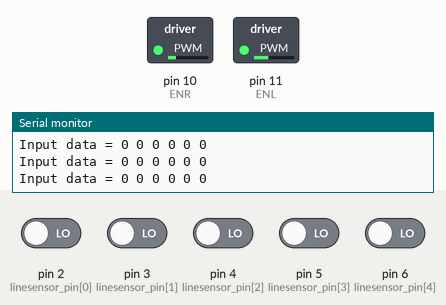
Simulated run of this sketch. Board: Arduino Mega 2560, built with avr-gcc and run on an emulated ATmega2560. Parts: switched loads named in the sketch (green lamp = pin HIGH), the last lines printed to the serial monitor. The inputs (shaded band) are chosen by the test bench; at power-on: pin 2 (linesensor_pin[0]), pin 3 (linesensor_pin[1]), pin 4 (linesensor_pin[2]), pin 5 (linesensor_pin[3]), pin 6 (linesensor_pin[4]) LOW.

Above: at 1.2 s.
1.3 s: pin 2 (linesensor_pin[0]) driven HIGH
At 1.9 s:
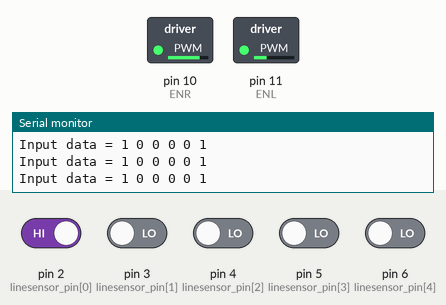
2.8 s: pin 3 (linesensor_pin[1]) driven HIGH
At 3.7 s:
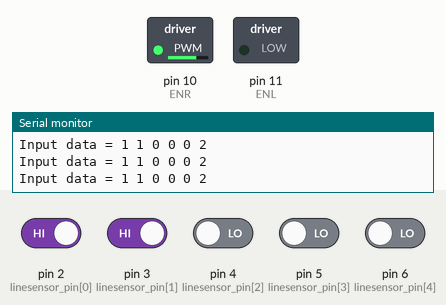
4.3 s: pin 2 (linesensor_pin[0]) driven LOW
At 5.5 s:
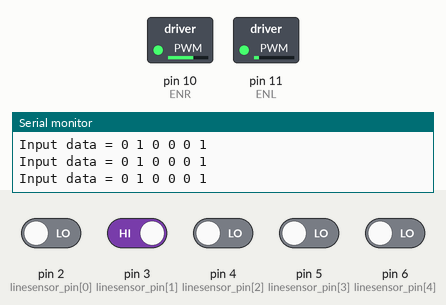
5.8 s: pin 5 (linesensor_pin[3]) driven HIGH
At 6.3 s:
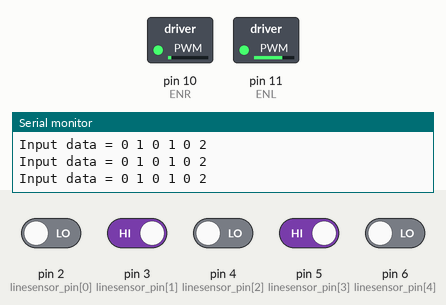
7.3 s: pin 3 (linesensor_pin[1]) driven LOW
At 8.0 s:
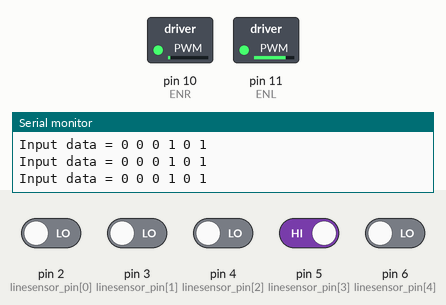
8.8 s: pin 6 (linesensor_pin[4]) driven HIGH
At 10.0 s:
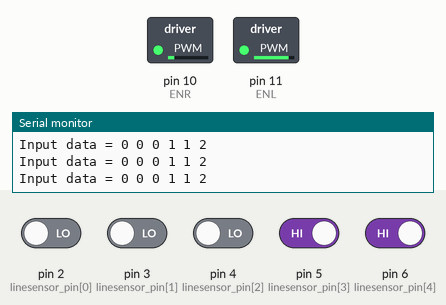
Timing chart, 0 to 11.8 s (numbered marks = the images above; inputs shaded):
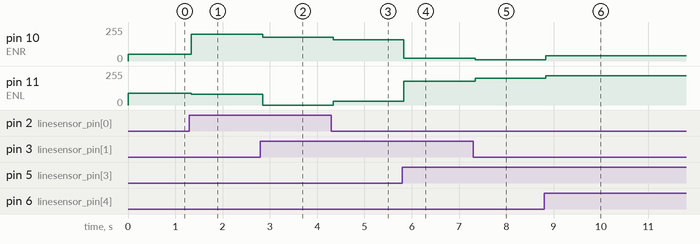

The sketch:

Line_tracing.ino
```cpp
#define LINE_DETECT_WHITE  1

#define motor_speed_offset 40

#define IN1 29
#define IN2 28
#define ENR 10

#define IN3 30
#define IN4 31
#define ENL 11

int linesensor_data[5] = {0,0,0,0,0};  // 읽은 값을 저장할 변수
int linesensor_pin[5] = {2,3,4,5,6};   // int형 배열
int sum;

void setup()
{
  // put your setup code here, to run once:
  Serial.begin(9600);
  int i;
  for(i=0;i<5;i++)
  {
    pinMode(linesensor_pin[i],INPUT);
  }
}

void motor_l(int speed)
{
    if (speed >= 0)
    {
        digitalWrite(IN1, LOW);
        digitalWrite(IN2, HIGH);
        analogWrite(ENL, speed); // 0-255
    }
    else
    {
        digitalWrite(IN1, HIGH);
        digitalWrite(IN2, LOW);
        analogWrite(ENL, -speed);
    }
}

void motor_r(int speed)
{
    if (speed >= 0)
    {
        digitalWrite(IN3, LOW);
        digitalWrite(IN4, HIGH);
        analogWrite(ENR, speed); // 0-255
    }
    else
    {
        digitalWrite(IN3, HIGH);
        digitalWrite(IN4, LOW);
        analogWrite(ENR, -speed);
    }
}

void robot_control(int left_motor_speed, int right_motor_speed)
{
    motor_l(left_motor_speed);
    motor_r(right_motor_speed);
}

int read_digital_line_sensor(void)
{
  int i;
  sum=0;
  for(i=0;i<5;i++)
  {
    if(LINE_DETECT_WHITE == 0)
    {
      linesensor_data[i] = 1 - digitalRead(linesensor_pin[i]);
    }
    else
    {
      linesensor_data[i] = digitalRead(linesensor_pin[i]);
    }
    sum += linesensor_data[i];
  }

  if(sum == 5)
  {
    return sum;
  }
  else if(sum == 2)
  {
    if( (linesensor_data[3] == 1) && (linesensor_data[4] == 1) ) return 3;
    if( (linesensor_data[2] == 1) && (linesensor_data[3] == 1) ) return 1;
    if( (linesensor_data[1] == 1) && (linesensor_data[2] == 1) ) return -1;
    if( (linesensor_data[0] == 1) && (linesensor_data[1] == 1) ) return -3;
  }
  else if(sum == 1)
  {
    if((linesensor_data[0] == 1)) return -4;
    if((linesensor_data[1] == 1)) return -2;
    if((linesensor_data[2] == 1)) return 0;
    if((linesensor_data[3] == 1)) return 2;
    if((linesensor_data[4] == 1)) return 4;
  }
  else if(sum == 3)
  {
    return -10;
  }
  else
  {
    return -5;
  }
}

void line_following(int line_type)

{
  switch(line_type)
  {
     case -5:
              robot_control(50+motor_speed_offset,50);
              break;
     case -4:
              robot_control(-80, 200);//왼
              break;
     case -3:
              robot_control(-40+motor_speed_offset, 180);
              break;
     case -2:
              robot_control(-10+motor_speed_offset, 160);
              break;
     case -1:
              robot_control(20+motor_speed_offset, 140);
              break;
     case 0:
              robot_control(80+motor_speed_offset, 80);//직
              break;
     case 1:
              robot_control(140+motor_speed_offset, 20);
              break;
     case 2:
              robot_control(160+motor_speed_offset, -10);
              break;
     case 3:
              robot_control(180+motor_speed_offset, -40);
              break;
     case 4:
              robot_control(200+motor_speed_offset, -100);//오
              break;
     case 5: //불이 다 들어올 경우 정지
              robot_control(0,0);
              break;
   }
 }


void loop()
{
  // put your main code here, to run repeatedly:
  int i;
  int line_type = 0;
  line_type = read_digital_line_sensor();  // 함수 실행
  Serial.print("Input data = ");
  for(i=0;i<5;i++)
  {
    Serial.print(linesensor_data[i]);
    Serial.print(" ");
  }
  Serial.print(sum);  // sum 값 출력
  Serial.println(" ");  // 줄 바꾸기
  line_following(line_type);
}
```

Measured:
- after the input at 1.3 s, pin 10 (ENR): 50/255 → 200/255 at once; pin 11 (ENL): 90/255 → 80/255 at once
- after the input at 2.8 s, pin 10 (ENR): 200/255 → 180/255 after 0.05 s; pin 11 (ENL): 80/255 → 0/255 after 0.05 s
- after the input at 4.3 s, pin 10 (ENR): 180/255 → 160/255 at once; pin 11 (ENL): 0/255 → 30/255 at once
- after the input at 5.8 s, pin 10 (ENR): 160/255 → 20/255 at once; pin 11 (ENL): 30/255 → 180/255 at once
- after the input at 7.3 s, pin 10 (ENR): 20/255 → 10/255 after 0.05 s; pin 11 (ENL): 180/255 → 200/255 after 0.05 s
- after the input at 8.8 s, pin 10 (ENR): 10/255 → 40/255 at once; pin 11 (ENL): 200/255 → 220/255 at once
